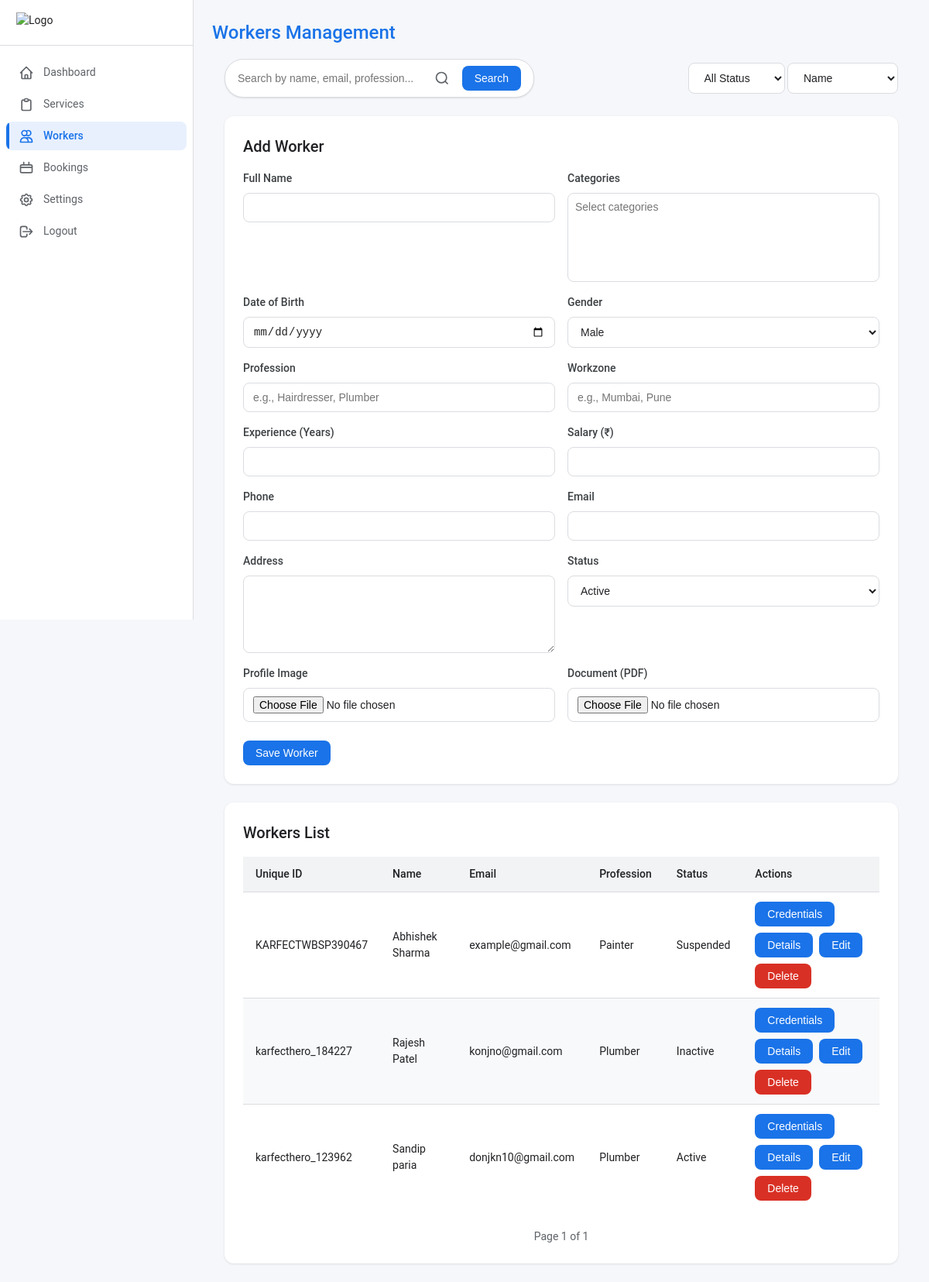
The app's page /admin/workers.php with its own data.
### tables this page shows
CREATE TABLE `workers` (
  `id` int(11) NOT NULL,
  `unique_id` varchar(50) NOT NULL,
  `name` varchar(100) NOT NULL,
  `categories` text NOT NULL,
  `dob` date NOT NULL,
  `gender` enum('Male','Female','Other') NOT NULL,
  `profession` varchar(255) NOT NULL,
  `workzone` varchar(255) NOT NULL,
  `experience` int(11) NOT NULL,
  `salary` decimal(10,2) NOT NULL,
  `phone` varchar(15) NOT NULL,
  `email` varchar(100) NOT NULL,
  `address` text NOT NULL,
  `status` enum('Active','Inactive','Suspended') NOT NULL,
  `rating` decimal(3,1) DEFAULT 0.0,
  `image` varchar(255) NOT NULL,
  `document` varchar(255) NOT NULL,
  `login_password` varchar(255) NOT NULL,
  `created_at` timestamp NOT NULL DEFAULT current_timestamp()
);

### admin/workers.php (the view, shortened to what this page needs)
<?php
require_once 'includes/db_config.php';
$search = isset($_GET['search']) ? filter_var($_GET['search'], FILTER_SANITIZE_STRING) : '';
$sort = isset($_GET['sort']) ? filter_var($_GET['sort'], FILTER_SANITIZE_STRING) : 'name';
$page = isset($_GET['page']) ? (int)$_GET['page'] : 1;
$limit = 10;
$offset = ($page - 1) * $limit;
$where = "1=1";
$params = [];
$types = "";
$stmt = $conn->prepare("SELECT * FROM workers WHERE $where ORDER BY $sort LIMIT ? OFFSET ?");
$params[] = $limit;
$params[] = $offset;
$types .= "ii";
$stmt->bind_param($types, ...$params);
$stmt->execute();
$result = $stmt->get_result();
$workers = $result->fetch_all(MYSQLI_ASSOC);
$count_stmt = $conn->prepare("SELECT COUNT(*) as count FROM workers WHERE $where");
$count_stmt->execute();
$total_workers = $count_stmt->get_result()->fetch_assoc()['count'];
$total_pages = ceil($total_workers / $limit);
?>
<!DOCTYPE html>
<html lang="en">
<head>
    <link href="https://cdn.jsdelivr.net/npm/select2@4.1.0-rc.0/dist/css/select2.min.css" rel="stylesheet" />
</head>
<body>
    <?php include 'sidebar.php'; ?>
    <div class="main-content" id="main-content">
         <h5>Workers Management</h5>
        <div class="container">
            <div class="search-filter">
                <form class="search-bar" id="search-form" method="GET">
                    <input type="text" id="search" name="search" placeholder="Search by name, email, profession..." value="<?php echo htmlspecialchars($search); ?>">
                    <svg xmlns="http://www.w3.org/2000/svg" viewBox="0 0 24 24" fill="none" stroke="#6e42e5" stroke-width="2">
                        <circle cx="11" cy="11" r="8"/>
                        <line x1="21" y1="21" x2="16.65" y2="16.65"/>
                    </svg>
                    <button type="submit" class="btn" style="margin-left: 0.5rem;">Search</button>
                </form>
                <div>
                    <select id="status-filter" onchange="updateFilter('status', this.value)">
                        <option value="">All Status</option>
                    </select>
                    <select id="sort-filter" onchange="updateFilter('sort', this.value)">
                        <option value="name" <?php echo $sort === 'name' ? 'selected' : ''; ?>>Name</option>
                    </select>
                </div>
            </div>
            <div class="form-container">
                <h2 id="form-title">Add Worker</h2>
                <form id="worker-form" enctype="multipart/form-data">
                    <div class="form-grid">
                        <div class="form-group">
                            <label for="name">Full Name</label>
                            <input type="text" id="name" name="name" required>
                        </div>
                        <div class="form-group">
                            <label for="categories">Categories</label>
                        </div>
                        <div class="form-group">
                            <label for="dob">Date of Birth</label>
                            <input type="date" id="dob" name="dob" required>
                        </div>
                        <div class="form-group">
                            <label for="gender">Gender</label>
                            <select id="gender" name="gender" required>
                                <option value="Male">Male</option>
                            </select>
                        </div>
                        <div class="form-group">
                            <label for="profession">Profession</label>
                            <input type="text" id="profession" name="profession" placeholder="e.g., Hairdresser, Plumber" required>
                        </div>
                        <div class="form-group">
                            <label for="workzone">Workzone</label>
                            <input type="text" id="workzone" name="workzone" placeholder="e.g., Mumbai, Pune" required>
                        </div>
                        <div class="form-group">
                            <label for="experience">Experience (Years)</label>
                            <input type="number" id="experience" name="experience" min="0" required>
                        </div>
                        <div class="form-group">
                            <label for="salary">Salary (₹)</label>
                            <input type="number" id="salary" name="salary" min="0" step="0.01" required>
                        </div>
                        <div class="form-group">
                            <label for="phone">Phone</label>
                            <input type="text" id="phone" name="phone" pattern="\d{10}" required>
                        </div>
                        <div class="form-group">
                            <label for="email">Email</label>
                            <input type="email" id="email" name="email" required>
                        </div>
                        <div class="form-group">
                            <label for="address">Address</label>
                            <textarea id="address" name="address" required></textarea>
                        </div>
                        <div class="form-group">
                            <label for="status">Status</label>
                            <select id="status" name="status" required>
                                <option value="Active">Active</option>
                            </select>
                        </div>
                        <div class="form-group">
                            <label for="image">Profile Image</label>
                            <input type="file" id="image" name="image" accept="image/jpeg,image/png">
                        </div>
                        <div class="form-group">
                            <label for="document">Document (PDF)</label>
                            <input type="file" id="document" name="document" accept="application/pdf">
                        </div>
                    </div>
                    <button type="submit" class="btn" style="margin-top: 1.5rem;">Save Worker</button>
                </form>
            </div>
            <div class="table-container">
                <h2>Workers List</h2>
                <?php if (empty($workers)): ?>
                    <p>No workers found.</p>
                <?php else: ?>
                    <table>
                        <thead>
                            <tr>
                                <th>Unique ID</th>
                                <th>Name</th>
                                <th>Email</th>
                                <th>Profession</th>
                                <th>Status</th>
                                <th>Actions</th>
                            </tr>
                        </thead>
                        <tbody>
                            <?php foreach ($workers as $worker): ?>
                                <tr>
                                    <td><?php echo htmlspecialchars($worker['unique_id']); ?></td>
                                    <td><?php echo htmlspecialchars($worker['name']); ?></td>
                                    <td><?php echo htmlspecialchars($worker['email']); ?></td>
                                    <td><?php echo htmlspecialchars($worker['profession']); ?></td>
                                    <td><?php echo htmlspecialchars($worker['status']); ?></td>
                                    <td class="action-buttons">
                                        <button class="btn" onclick="viewCredentials(<?php echo $worker['id']; ?>, '<?php echo htmlspecialchars($worker['email']); ?>', '<?php echo htmlspecialchars($worker['name']); ?>', '<?php echo htmlspecialchars($worker['dob']); ?>')" aria-label="View Credentials">Credentials</button>
                                        <button class="btn" onclick="viewDetails(<?php echo htmlspecialchars(json_encode($worker, JSON_HEX_QUOT | JSON_HEX_TAG)); ?>)" aria-label="View Details">Details</button>
                                        <button class="btn" onclick="editWorker(<?php echo htmlspecialchars(json_encode($worker, JSON_HEX_QUOT | JSON_HEX_TAG)); ?>)" aria-label="Edit Worker">Edit</button>
                                        <button class="btn btn-danger" onclick="deleteWorker(<?php echo $worker['id']; ?>)" aria-label="Delete Worker">Delete</button>
                                    </td>
                                </tr>
                            <?php endforeach; ?>
                        </tbody>
                    </table>
                    <div style="margin-top: 1.5rem; text-align: center;">
                        <span>Page <?php echo $page; ?> of <?php echo $total_pages; ?></span>
                    </div>
                <?php endif; ?>
            </div>
        </div>
    </div>
</body>
</html>

### admin/workers.php (style rules this page uses)
* { margin: 0; padding: 0; box-sizing: border-box; }
body { font-family: 'Roboto', -apple-system, BlinkMacSystemFont, 'Segoe UI', Arial, sans-serif; background-color: #f5f7fa; color: #202124; line-height: 1.5; font-size: 14px; }
.main-content { margin-left: 250px; padding: 24px; transition: margin-left 0.3s ease; }
h5 { font-size: 24px; font-weight: 500; color: #1a73e8; margin-bottom: 16px; }
.container { max-width: 1200px; margin: 0 auto; padding: 0 16px; }
.search-filter { display: flex; justify-content: space-between; align-items: center; flex-wrap: wrap; gap: 16px; margin-bottom: 24px; }
.search-bar { display: flex; align-items: center; background-color: #fff; border: 1px solid #dadce0; border-radius: 24px; padding: 8px 16px; box-shadow: 0 1px 2px rgba(0, 0, 0, 0.1); transition: box-shadow 0.2s ease; width: 100%; max-width: 400px; position: relative; }
.search-bar input { border: none; outline: none; font-size: 14px; flex: 1; background: transparent; color: #202124; }
.search-bar svg { width: 20px; height: 20px; stroke: #5f6368; margin-right: 8px; }
.search-bar .btn { margin-left: 8px; }
select { padding: 10px 16px; border: 1px solid #dadce0; border-radius: 8px; font-size: 14px; background: #fff; color: #202124; cursor: pointer; transition: border-color 0.2s ease; }
.btn { background-color: #1a73e8; color: #fff; border: none; border-radius: 8px; padding: 8px 16px; font-size: 14px; font-weight: 500; cursor: pointer; transition: background-color 0.2s ease, box-shadow 0.2s ease, transform 0.2s ease; }
.btn-danger { background-color: #d93025; }
.form-container { background: #fff; padding: 24px; border-radius: 12px; box-shadow: 0 1px 3px rgba(0, 0, 0, 0.1); margin-bottom: 24px; }
.form-container h2 { font-size: 20px; font-weight: 500; color: #202124; margin-bottom: 16px; }
.form-grid { display: grid; grid-template-columns: repeat(auto-fit, minmax(280px, 1fr)); gap: 16px; }
.form-group { display: flex; flex-direction: column; }
.form-group label { font-size: 14px; font-weight: 500; color: #3c4043; margin-bottom: 8px; }
.form-group input, .form-group select, .form-group textarea { padding: 10px 12px; border: 1px solid #dadce0; border-radius: 8px; font-size: 14px; color: #202124; transition: border-color 0.2s ease; }
.form-group textarea { resize: vertical; min-height: 100px; }
.table-container { background: #fff; padding: 24px; border-radius: 12px; box-shadow: 0 1px 3px rgba(0, 0, 0, 0.1); }
.table-container h2 { font-size: 20px; font-weight: 500; color: #202124; margin-bottom: 16px; }
table { width: 100%; border-collapse: separate; border-spacing: 0; }
th, td { padding: 12px 16px; text-align: left; font-size: 14px; }
th { background: #f1f3f4; color: #202124; font-weight: 500; position: sticky; top: 0; z-index: 1; }
td { border-top: 1px solid #dadce0; }
tr { transition: background-color 0.2s ease; }
tr:nth-child(even) { background: #f8f9fa; }
.action-buttons { display: flex; gap: 8px; flex-wrap: wrap; }
.table-container > div { margin-top: 24px; text-align: center; display: flex; justify-content: center; align-items: center; gap: 16px; }
.table-container span { font-size: 14px; color: #5f6368; }

### admin/sidebar.php (style rules this page uses)
:root { --primary: #1a73e8; --primary-dark: #1557b0; --text-dark: #202124; --text-light: #5f6368; --background: #f5f7fa; --card-bg: #ffffff; --border: #dadce0; --shadow: rgba(0, 0, 0, 0.08); --transition: cubic-bezier(0.2, 0, 0, 1); }

### records on screen
workers: unique "KARFECTWBSP390467", name "Abhishek Sharma", email "example@gmail.com", profession "Painter", status "Suspended"
workers: unique "karfecthero_184227", name "Rajesh Patel", email "konjno@gmail.com", profession "Plumber", status "Inactive"
workers: unique "karfecthero_123962", name "Sandip paria", email "donjkn10@gmail.com", profession "Plumber", status "Active"

### other values on screen
$page "1"
$total_pages "1"
